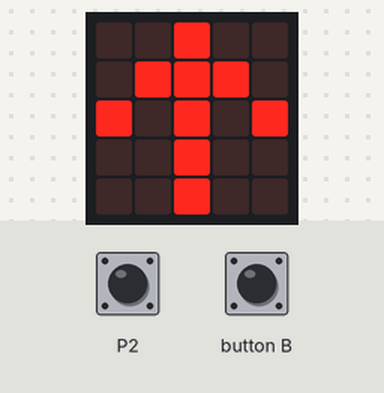
A program run on a simulated BBC micro:bit running MicroPython. On the bench: the board's 5×5 LED display. Inputs (shaded band) come from the test bench.

Above: at 1.2 s.
1.3 s: touch pin P2 pressed for 0.15 s
At 1.37 s:
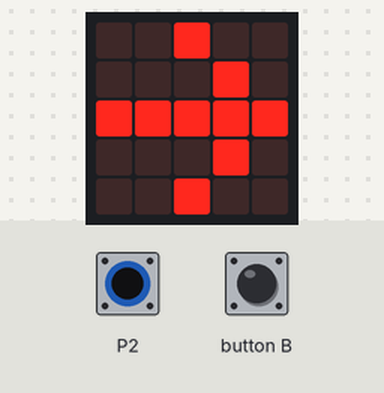
2.9 s: button B pressed for 0.15 s
At 2.97 s:
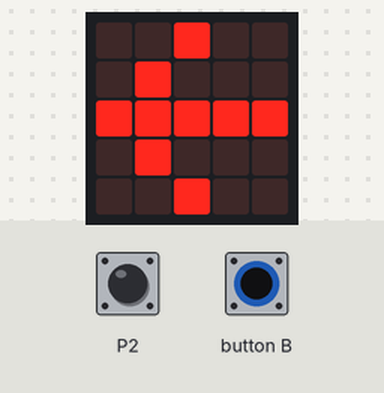
4.5 s: button B pressed for 3.2 s
9.2 s: touch pin P2 pressed for 3.2 s
At 10.4 s:
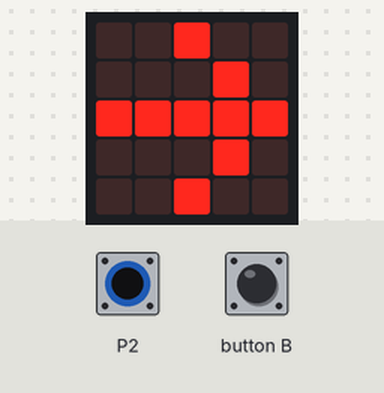
13.9 s: P2 (touch pin P2) driven LOW and button B driven LOW
At 14.3 s:
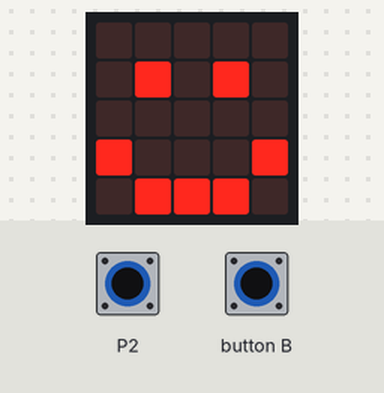
Timing chart, 0 to 16.4 s (numbered marks = the images above; inputs shaded):
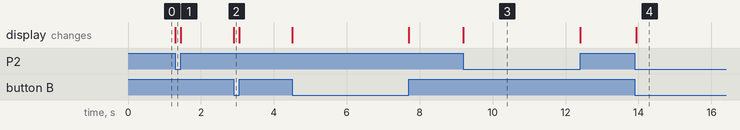

The program:

Code_2.py
```python
from microbit import *
val_LL = 0
val_RR = 0

while True:
    val_LL = pin2.is_touched()
    val_RR = pin11.read_digital()

    if val_LL is True and val_RR == 0:
        display.show(Image.HAPPY)

    elif val_LL is True and val_RR == 1:
        display.show(Image("00900:""00090:""99999:""00090:""00900"))

    elif val_LL is False and val_RR == 0:
        display.show(Image("00900:""09000:""99999:""09000:""00900"))

    else:
        display.show(Image("00900:""09990:""90909:""00900:""00900"))
```

Measured:
- after the input at 1.3 s, the display: changes at once (image 1)
- after the input at 2.9 s, the display: changes at once (image 2)
- after the input at 9.2 s, the display: changes at once (image 3)
- after the input at 13.9 s, the display: changes at once (image 4)
